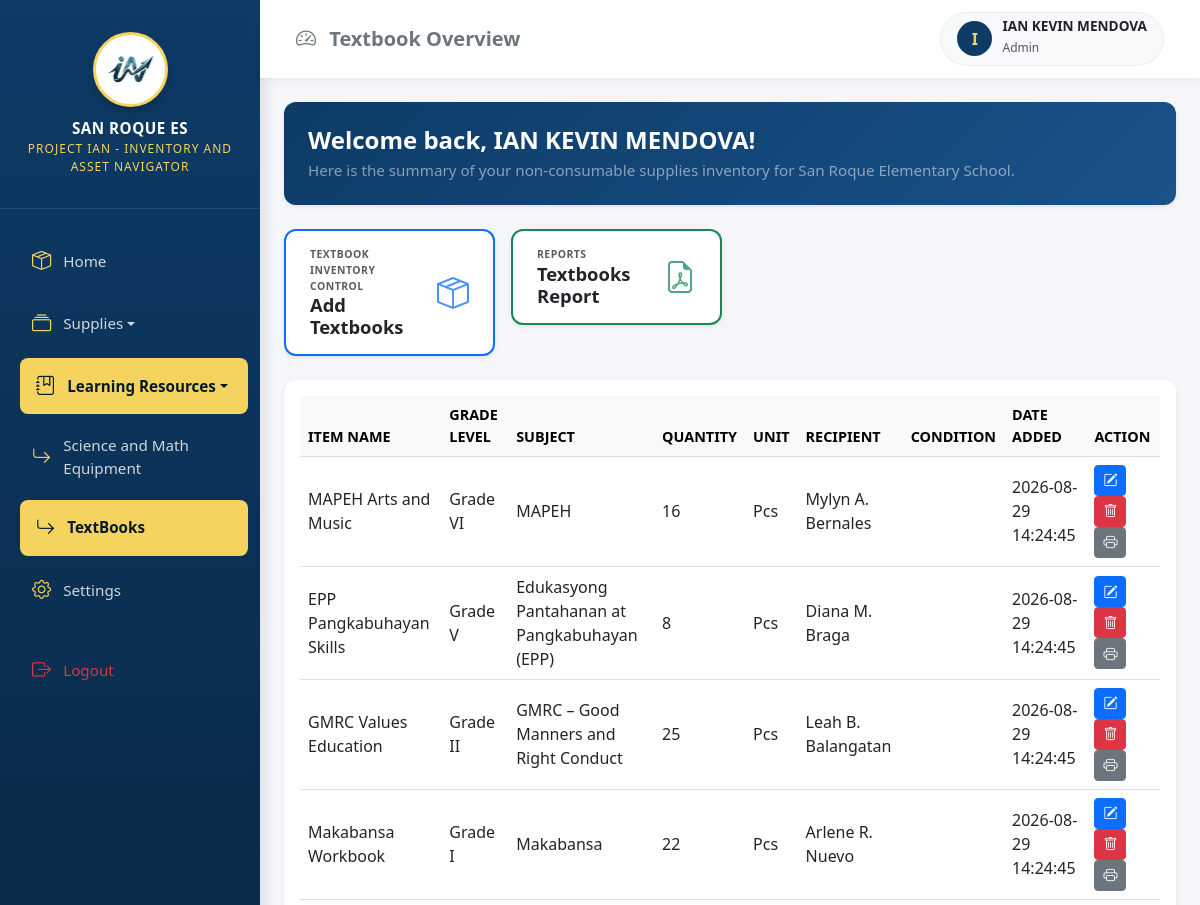
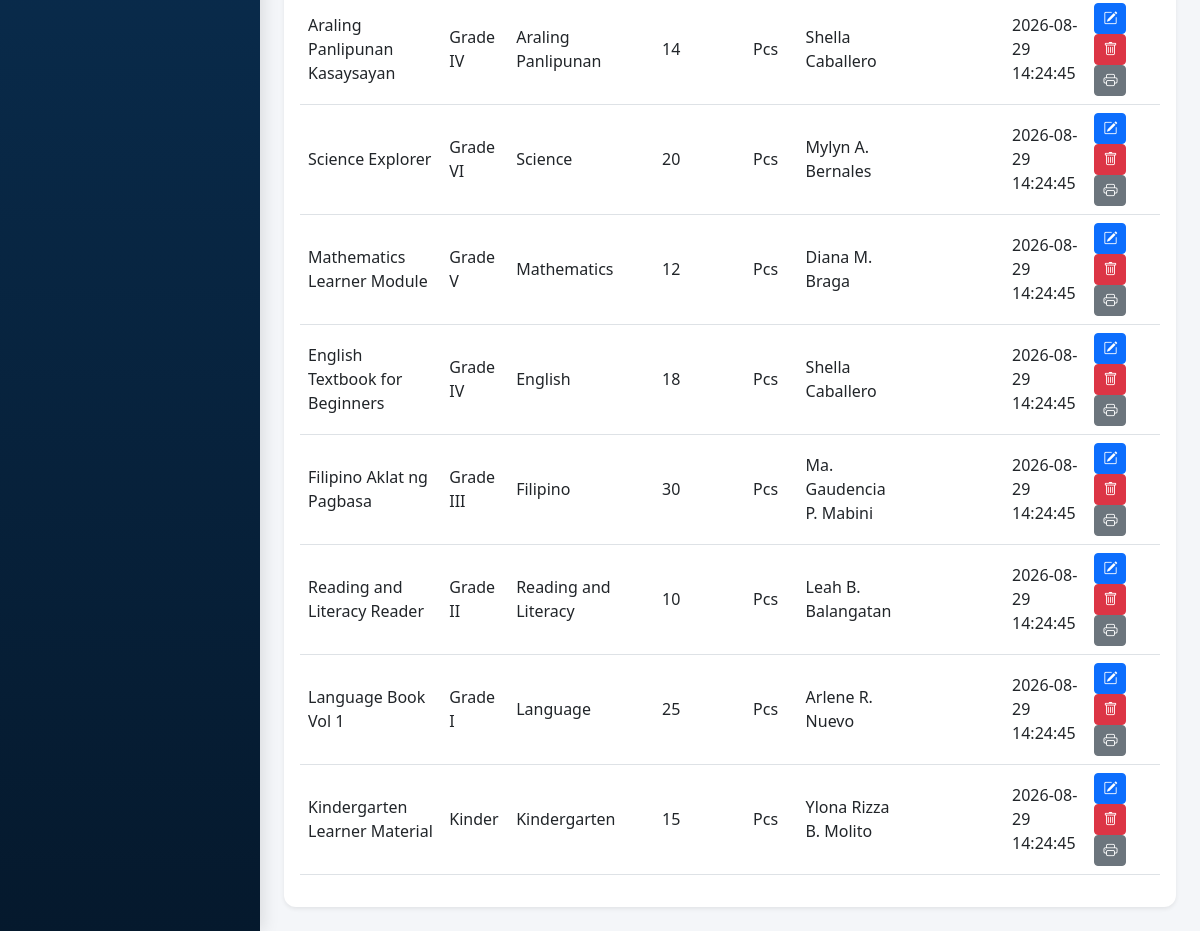
The page /textbooks.php (signed in) on the database its author committed (2 pictures, top to bottom).
### tables this page shows
CREATE TABLE `lr_textbooks` (
  `id` int NOT NULL AUTO_INCREMENT,
  `lr_item` varchar(255) NOT NULL,
  `grade_level` varchar(20) NOT NULL,
  `lr_subject` varchar(255) NOT NULL,
  `lr_qty` int NOT NULL DEFAULT '0',
  `lr_unit` varchar(50) DEFAULT 'pc',
  `recipient` varchar(255) NOT NULL,
  `condition` text NOT NULL,
  `created_at` timestamp NULL DEFAULT CURRENT_TIMESTAMP,
  PRIMARY KEY (`id`)
);

### controllers/supplies/textbooks/display_textbook.php (the view, shortened to what this page needs)
<?php
require_once dirname(__DIR__, 3) . '/config/db.php';
try {
    $stmt = $pdo->query("SELECT * FROM lr_textbooks ORDER BY id DESC");
    while ($row = $stmt->fetch(PDO::FETCH_ASSOC)) {
        echo "<tr>";
        echo "<td>" . htmlspecialchars($row['lr_item']) . "</td>";
        echo "<td>" . htmlspecialchars($row['grade_level']) . "</td>";
        echo "<td>" . htmlspecialchars($row['lr_subject']) . "</td>";
        echo "<td>" . htmlspecialchars($row['lr_qty']) . "</td>";
        echo "<td>" . htmlspecialchars($row['lr_unit']) . "</td>";
        echo "<td>" . htmlspecialchars($row['recipient']) . "</td>";
        echo "<td>" . htmlspecialchars($row['condition'] ?? '') . "</td>";
        echo "<td>" . htmlspecialchars($row['created_at']) . "</td>";
        echo "<td>
            <button class='btn btn-sm btn-primary edit-btn'
                data-id='" . $row['id'] . "'
                data-item='" . htmlspecialchars($row['lr_item']) . "'
                data-grade='" . htmlspecialchars($row['grade_level']) . "'
                data-subject='" . htmlspecialchars($row['lr_subject']) . "'
                data-qty='" . htmlspecialchars($row['lr_qty']) . "'
                data-unit='" . htmlspecialchars($row['lr_unit']) . "'
                data-recipient='" . htmlspecialchars($row['recipient']) . "'
                data-condition='" . htmlspecialchars($row['condition'] ?? '') . "'>
                <i class='bi bi-pencil-square'></i>
            </button>
            <button class='btn btn-sm btn-danger delete-btn' data-id='" . $row['id'] . "'>
                <i class='bi bi-trash'></i>
            </button>
               <button class='btn btn-sm btn-secondary print-btn' data-id='" . $row['id'] . "' title='Print'>
                <i class='bi bi-printer'></i>
            </button>
        </td>";
        echo "</tr>";
    }
} catch (PDOException $e) {
    error_log('controllers/supplies/textbooks/display_textbook.php error: ' . $e->getMessage());
    echo "<tr><td colspan='9' class='text-center text-danger'>Unable to load data. Please try again later.</td></tr>";
}
?>

### assets/css/textbooks.css (style rules this page uses)
:root { --primary-dark: #0D3B66; --primary-darker: #05192D; --accent-gold: #F4D35E; --accent-gold-hover: #e0be48; }
body { background-color: #f4f6f9; font-family: 'Segoe UI', Tahoma, Geneva, Verdana, sans-serif; }
#suppliesTable td { font-weight: normal !important; }

### rows shown on the page
lr_textbooks: lr_item "MAPEH Arts and Music", grade_level "Grade VI", lr_subject "MAPEH", lr_qty "16", lr_unit "Pcs", recipient "Mylyn A. Bernales", created_at "2026-08-29 14:24:45"
lr_textbooks: lr_item "EPP Pangkabuhayan Skills", grade_level "Grade V", lr_subject "Edukasyong Pantahanan at Pangkabuhayan (EPP)", lr_qty "8", lr_unit "Pcs", recipient "Diana M. Braga", created_at "2026-08-29 14:24:45"
lr_textbooks: lr_item "GMRC Values Education", grade_level "Grade II", lr_subject "GMRC – Good Manners and Right Conduct", lr_qty "25", lr_unit "Pcs", recipient "Leah B. Balangatan", created_at "2026-08-29 14:24:45"
lr_textbooks: lr_item "Makabansa Workbook", grade_level "Grade I", lr_subject "Makabansa", lr_qty "22", lr_unit "Pcs", recipient "Arlene R. Nuevo", created_at "2026-08-29 14:24:45"
lr_textbooks: lr_item "Araling Panlipunan Kasaysayan", grade_level "Grade IV", lr_subject "Araling Panlipunan", lr_qty "14", lr_unit "Pcs", recipient "Shella Caballero", created_at "2026-08-29 14:24:45"
lr_textbooks: lr_item "Science Explorer", grade_level "Grade VI", lr_subject "Science", lr_qty "20", lr_unit "Pcs", recipient "Mylyn A. Bernales", created_at "2026-08-29 14:24:45"
lr_textbooks: lr_item "Mathematics Learner Module", grade_level "Grade V", lr_subject "Mathematics", lr_qty "12", lr_unit "Pcs", recipient "Diana M. Braga", created_at "2026-08-29 14:24:45"
lr_textbooks: lr_item "English Textbook for Beginners", grade_level "Grade IV", lr_subject "English", lr_qty "18", lr_unit "Pcs", recipient "Shella Caballero", created_at "2026-08-29 14:24:45"
lr_textbooks: lr_item "Filipino Aklat ng Pagbasa", grade_level "Grade III", lr_subject "Filipino", lr_qty "30", lr_unit "Pcs", recipient "Ma. Gaudencia P. Mabini", created_at "2026-08-29 14:24:45"
lr_textbooks: lr_item "Reading and Literacy Reader", grade_level "Grade II", lr_subject "Reading and Literacy", lr_qty "10", lr_unit "Pcs", recipient "Leah B. Balangatan", created_at "2026-08-29 14:24:45"
lr_textbooks: lr_item "Language Book Vol 1", grade_level "Grade I", lr_subject "Language", lr_qty "25", lr_unit "Pcs", recipient "Arlene R. Nuevo", created_at "2026-08-29 14:24:45"
lr_textbooks: lr_item "Kindergarten Learner Material", grade_level "Kinder", lr_subject "Kindergarten", lr_qty "15", lr_unit "Pcs", recipient "Ylona Rizza B. Molito", created_at "2026-08-29 14:24:45"

### other values the page prints
substr($adminName, 0, 1) "I"
$adminName "IAN KEVIN MENDOVA"
$adminRole "Admin"
